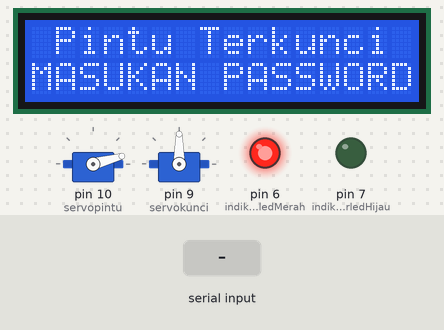
Recording of a sketch running on a simulated Arduino Uno, built with avr-gcc and run on an emulated ATmega328P. Shown: 2 × servo, 16×2 character LCD, output pins drawn as LEDs (lit = HIGH). The test bench sets the inputs (shaded band). What the sketch prints to the serial monitor is not drawn.

Above: at 3.2 s.
3.3 s: "1234" received over Serial
At 5.1 s:
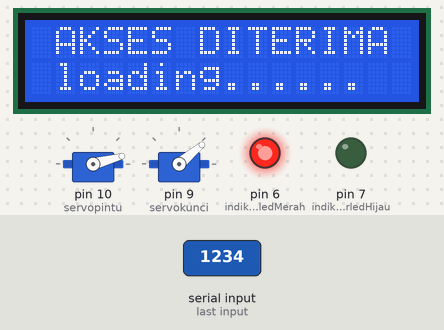
5.3 s: "0" received over Serial
At 6.8 s:
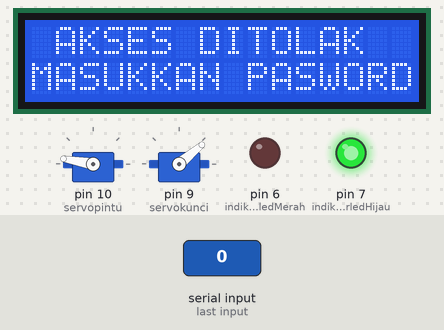
7.9 s: "1" received over Serial
At 9.7 s:
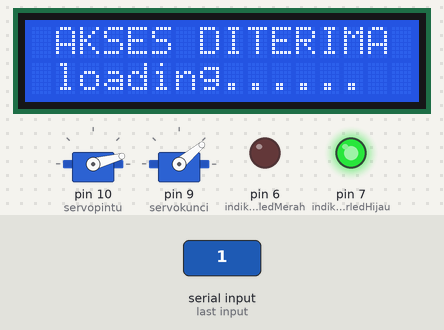
9.9 s: "2" received over Serial
At 12.2 s:
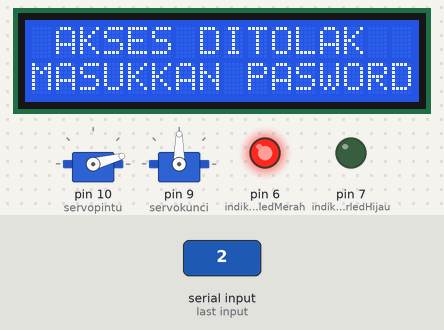
Timing chart, 0 to 13.4 s (numbered marks = the images above; inputs shaded):
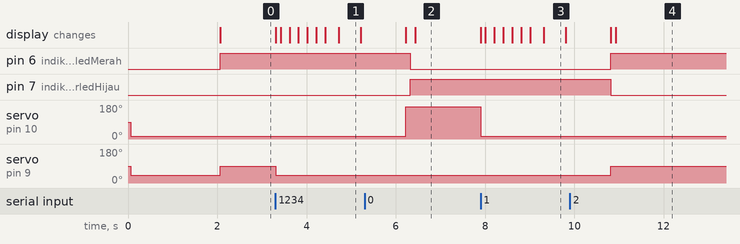

The sketch:

automatic_lock_door_with_password.ino
```cpp
#include <LiquidCrystal.h>
#include <Servo.h>
LiquidCrystal lcd(12, 11, 5, 4, 3, 2);
int indikatorledMerah = 6;  // Indikator LED di pin 6
int indikatorledHijau = 7; // Relay doorlock di pin 7
String readString;
const int servokunci = 9;
const int servopintu= 10;
Servo servokun;
Servo servopint;

void setup() {
  Serial.begin(9600);// Sesuaikan dengan Baudrate bluetooth anda
  servopint.attach(servopintu);
  servokun.attach(servokunci);
  lcd.begin(16,2);
  pinMode(indikatorledHijau, OUTPUT); // Set Relay sebagai output
  pinMode(indikatorledMerah, OUTPUT);  // Set Indikator sebagai output
  servokun.write(40);
  servopint.write(15);
  delay (2000);
  servokun.write(90);
  digitalWrite(indikatorledMerah, HIGH); // Aktifkan Indikator Terkunci
  lcd.setCursor(1,0);
  lcd.print("Pintu Terkunci");
  lcd.setCursor(0,1);
  lcd.print("MASUKAN PASSWORD");

}

void loop() {
  while (Serial.available()) {
    delay(3);
    char c = Serial.read();
    readString += c;
  }
  if (readString.length() >0) {
    Serial.println(readString);
    if (readString == "1234") // Jika hasil Keypad benar
    {
      servokun.write(40);
      lcd.clear();
      delay(100);
      lcd.setCursor(1,0);
      lcd.print("AKSES DITERIMA");
      lcd.setCursor(1,1);
      lcd.print("loading");
      delay (200);
      lcd.setCursor(8,1);
      lcd.print(".");
      delay (200);
      lcd.setCursor(9,1);
      lcd.print(".");
      delay (200);
      lcd.setCursor(10,1);
      lcd.print(".");
      delay (200);
      lcd.setCursor(11,1);
      lcd.print(".");
      delay (200);
      lcd.setCursor(12,1);
      lcd.print(".");
      delay (300);
      lcd.setCursor(13,1);
      lcd.print(".");
      delay (500);
      lcd.setCursor(14,1);
      lcd.print(".");
      delay (1000);


      servopint.write(170);
      lcd.clear();
      delay(100);
      lcd.setCursor(0,0);
      lcd.print("Untuk mengunci!");
      lcd.setCursor(0,1);
      lcd.print("TEKAN ANGKA 1");
      digitalWrite(indikatorledHijau, HIGH); // Aktifkan relay selama 15 detik
      digitalWrite(indikatorledMerah, LOW);   // Aktifkan indikator Terbuka
      readString="";

    }
    else if (readString  == "1")     {
      servopint.write (15);
      lcd.clear();
      delay (100);
      lcd.setCursor(1,0);
      lcd.print("AKSES DITERIMA");
     lcd.setCursor(1,1);
      lcd.print("loading");
      delay (200);
      lcd.setCursor(8,1);
      lcd.print(".");
      delay (200);
      lcd.setCursor(9,1);
      lcd.print(".");
      delay (200);
      lcd.setCursor(10,1);
      lcd.print(".");
      delay (200);
      lcd.setCursor(11,1);
      lcd.print(".");
      delay (200);
      lcd.setCursor(12,1);
      lcd.print(".");
      delay (300);
      lcd.setCursor(13,1);
      lcd.print(".");
      delay (500);
      lcd.setCursor(14,1);
      lcd.print(".");
      delay (1000);


      servokun.write(90);
      lcd.setCursor(15,1);
      lcd.print(".");
      lcd.setCursor(1,0);
      lcd.print("Pintu Terkunci");
      lcd.setCursor(0,1);
      lcd.print("MASUKKAN PASWORD");
      digitalWrite(indikatorledHijau, LOW); // Aktifkan relay selama 15 detik
      digitalWrite(indikatorledMerah, HIGH);   // Aktifkan indikator Terbuka
      readString="";
     }
     else {
       lcd.clear();
      delay (100);
      lcd.setCursor(1,0);
      lcd.print("AKSES DITOLAK");
      lcd.setCursor(0,1);
      lcd.print("MASUKKAN PASWORD");
     readString="";
     }

  }
  }
```

Measured:
- after the input at 3.3 s, servo on pin 9 (servokunci): 90° → 40° at once; the display: first changes at once (image 1 shows a later state)
- after the input at 7.9 s, servo on pin 10 (servopintu): 170° → 15° at once; the display: first changes at once (image 3 shows a later state)
- after the input at 9.9 s, the display: first differs from a run without the input after 0.92 s (image 4 shows a later state)
